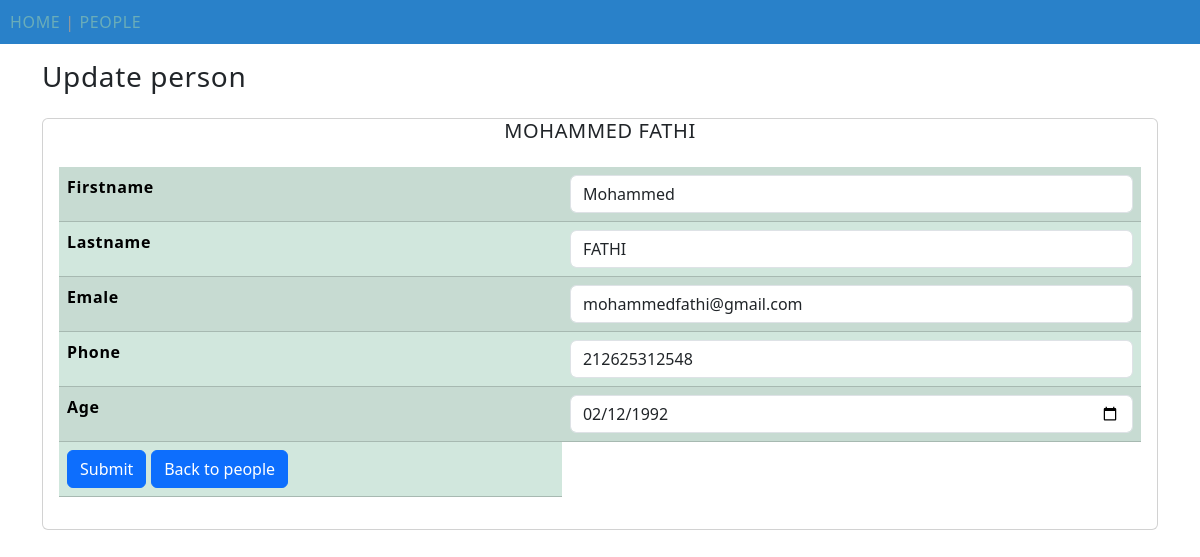
Screenshot of /update/1 with the database file from the repository.
### people/models.py (models this page shows, shortened)
class person(models.Model):
    firstname = models.CharField(max_length=255)
    lastname = models.CharField(max_length=255)
    emale = models.CharField(max_length=50,null=True)
    phone = models.IntegerField(null=True)
    age = models.DateField(null=True)

### people/views.py (the view, shortened to what this page needs)
# urls.py: path('update/<int:id>', views.update, name='update'),
def update(request, id):
    myperson = person.objects.get(id=id)
    return render(request,'update.html',{'myperson':myperson})

### people/templates/update.html (shortened to what this page needs)
{% extends "master.html" %}
{% block content %}
    <div class="container my-3">
      <h3>Update person</h3>
      <div class="card my-4">
        <div class="d-flex justify-content-center">
        <h5  class="text-uppercase">{{myperson.firstname}} {{myperson.lastname}}</h5>
        </div>
        <div class="card-body">
          <form method="post" action="/update/{{myperson.id}}">
            <table class="table table-success table-striped">
              <tr>
                <th>Firstname</th>
                <td>
                  <input type="text" value="{{myperson.firstname}}" name="firstname" class="form-control" />
                </td>
              </tr>
              <tr>
                <th>Lastname</th>
                <td>
                  <input type="text" value="{{myperson.lastname}}" name="lastname" class="form-control" />
                </td>
              </tr>
              <tr>
                <th>Emale</th>
                <td>
                  <input type="text" value="{{myperson.emale}}" name="emale" class="form-control" />
                </td>
              </tr>
              <tr>
                <th>Phone</th>
                <td>
                  <input type="text" value="{{myperson.phone}}" name="phone" class="form-control" />
                </td>
              </tr>
              <tr>
                <th>Age</th>
                <td>
                  <input type="date" value="{{myperson.age|date:'Y-m-d' }}" name="age" class="form-control" />
                </td>
              </tr>
              <tr>
                <td>
                <div>
                    <button type="submit" class="btn btn-primary">Submit</button>
                    <button type="button" class="btn btn-primary">
                      <a href="/people/person/{{myperson.id}}" style="text-decoration: none; color: white;"> Back to people </a>
                    </button>
                  </div>
                </td>
              </tr>
            </table>
          </form>
        </div>
      </div>
    </div>
  </body>
</html>
{% endblock %}

### mystaticfiles/mystyles.css (style rules this page uses)
body { margin:0; font: 600 18px 'Source Sans Pro', sans-serif; letter-spacing: 0.64px; color: #585d74; }
a:link, a:visited { color: #375BDC; }

### rows the page displays
person: firstname "MOHAMMED", lastname "FATHI", firstname "Mohammed", emale "mohammedfathi@gmail.com", phone "212625312548", age "02/12/1992"
